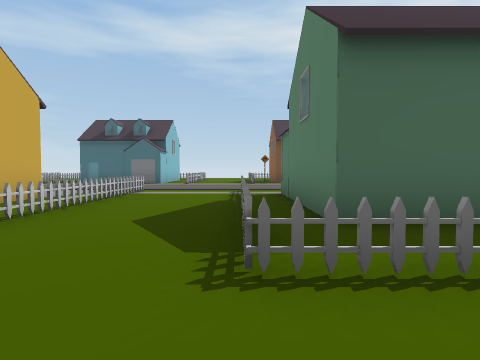
View 1 (above)

21 first-person views from a walk through a Unity game level. The camera is 1.3 m above the floor, tilts 2° down and sees 80° across. The floor is counted in squares, 2.27 m on a side. Each view is taken from the middle of a square. On the plan, view 1 faces up. The plan holds only what a view shows up to about 9 squares ahead; the rest is blank. The place goes on beyond the plan. The player is left out. Door leaves are left out, so doorways stand open.

View 2
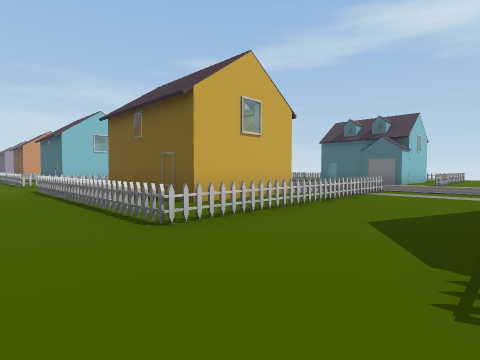

View 3
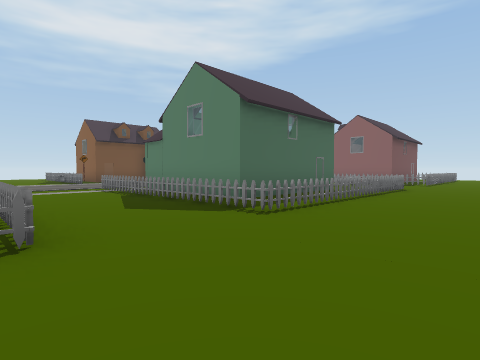

View 4
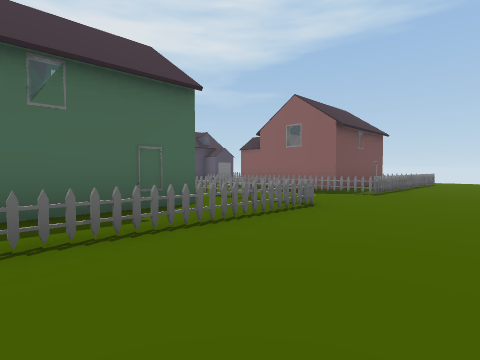

View 5
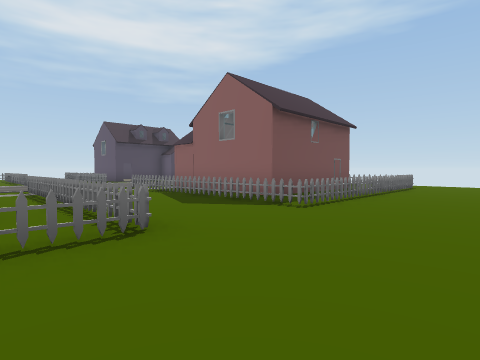

View 6
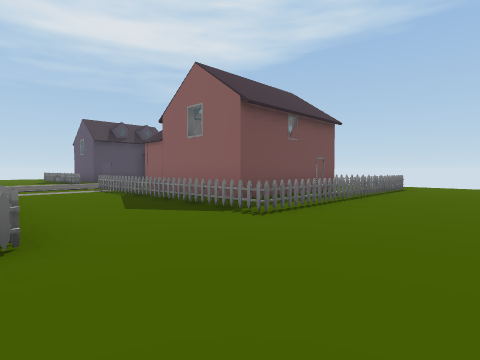

View 7
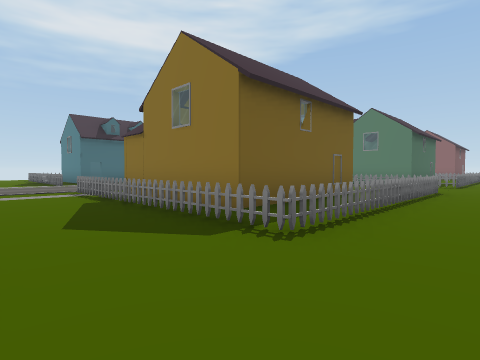

View 8
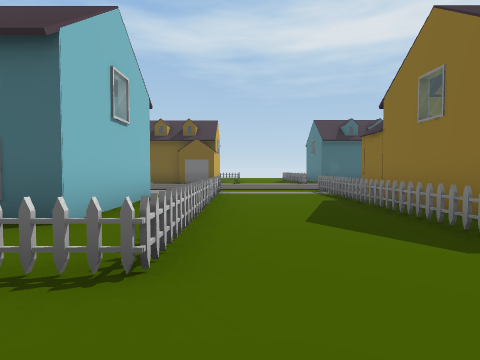

View 9
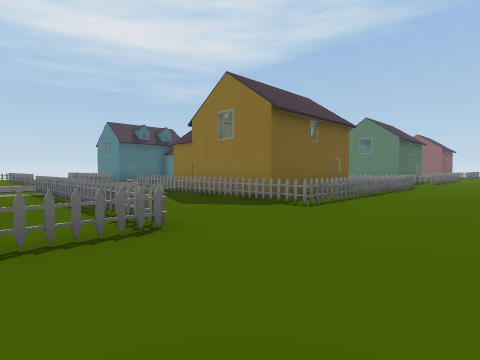

View 10
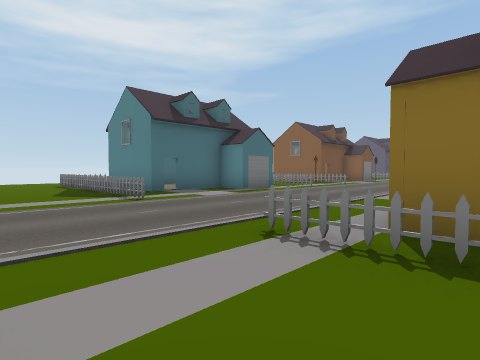

View 11
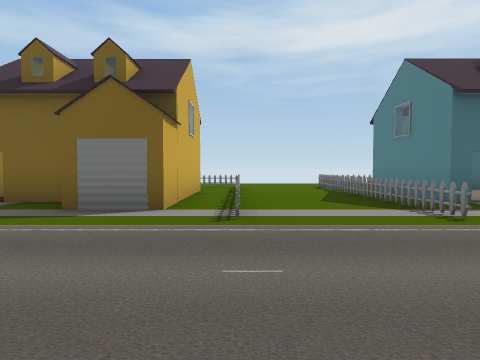

View 12
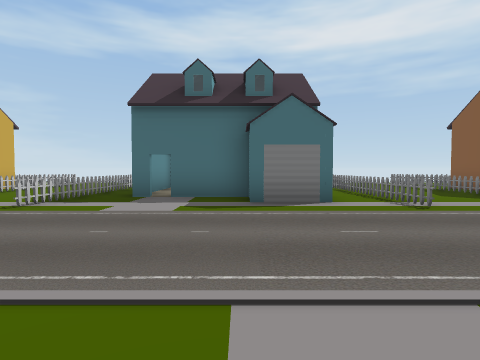

View 13
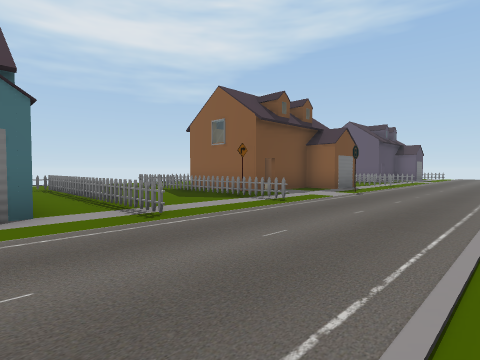

View 14
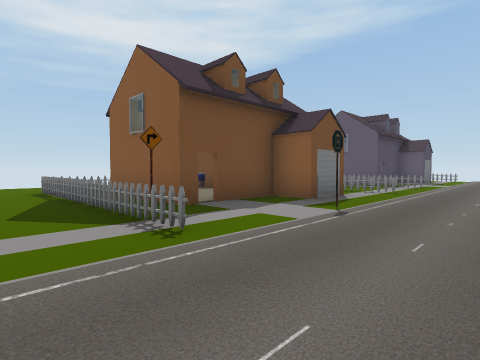

View 15
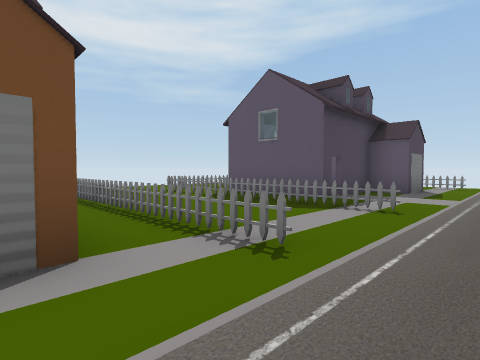

View 16
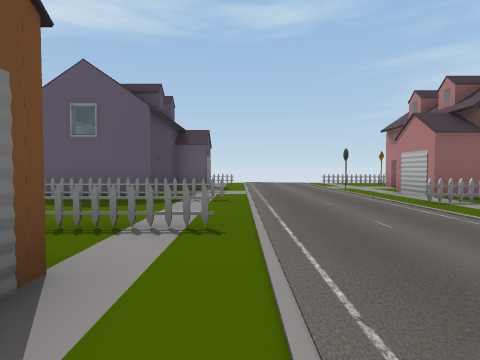

View 17
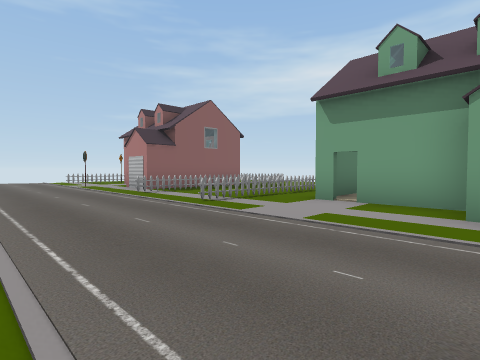

View 18
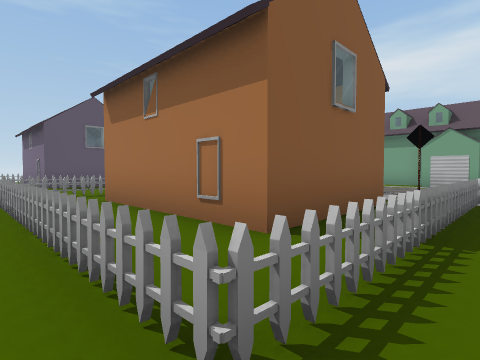

View 19
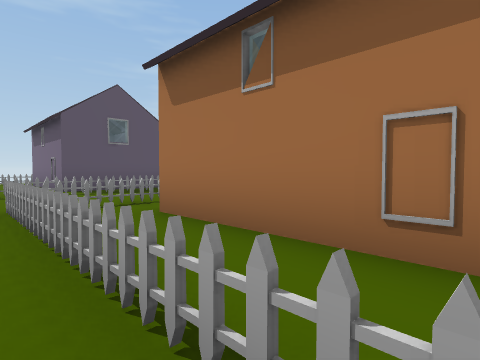

View 20
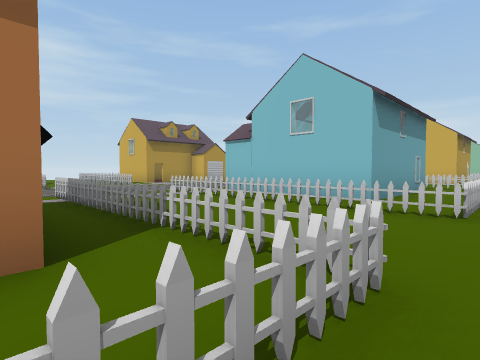

View 21
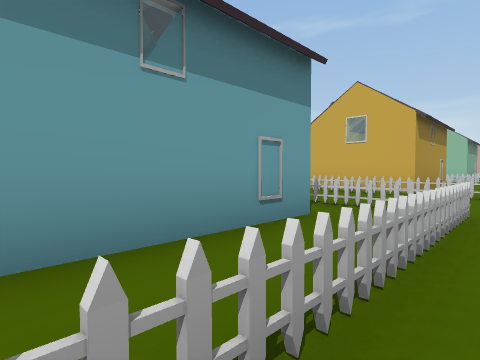

### Floor plan
Key: @ floor where view 1 was taken; # wall or solid block; . floor; = window, fence, low wall or low ledge; O other object.
Columns run from 13 left of view 1 to 13 right of it. Each row starts with its distance up from view 1.
 20              ..
 19              ..
 18     .................
 17 ===..=======..=======.=====
 16 O#=..=OOOOO=..=OOOO.=.=.OOO
 15  #=..=#   O=..=OO  .=.=.O
 14  #=..=#   O=..=O   .=.=.O
 13  #=..=OOO O=..OOO#O.=.=.OO#
 12 OO=..=..OOO=..=...O.=.=...O
 11 ................#..........
 10 ...........................
  9 ...........................
  8 .........................#.
  7  =..=OO...=..=OO...=..=OO..
  6 O=..=#OOOO=..=#OOOO=..=#OOO
  5 #=..=#   #=..=#   #=..=#
  4 #=..=#   #=..=#   #=..=#
  3 O=..=#OOOO=..=OOOOO=..=#OOO
  2 ==..=======..=======..=====
  1 ...........................
  0 .............@.............
 -1 ......    ...............

Positions as (right, up) in squares from view 1, and headings:
1: (0, 0), facing up
2: (0, 0), facing up-left
3: (-3, -1), facing up-right
4: (2, -1), facing up-right
5: (5, -1), facing up-right
6: (6, -1), facing up-right
7: (-11, 0), facing up-right
8: (-11, 0), facing up
9: (-13, -1), facing up-right
10: (-11, 6), facing up-right
11: (-11, 8), facing up
12: (-5, 7), facing up
13: (-4, 8), facing up-right
14: (-1, 9), facing up-right
15: (5, 10), facing up-right
16: (4, 11), facing right
17: (2, 11), facing down-right
18: (0, 18), facing down-right
19: (2, 18), facing down-right
20: (2, 18), facing down-left
21: (-4, 18), facing down-left
